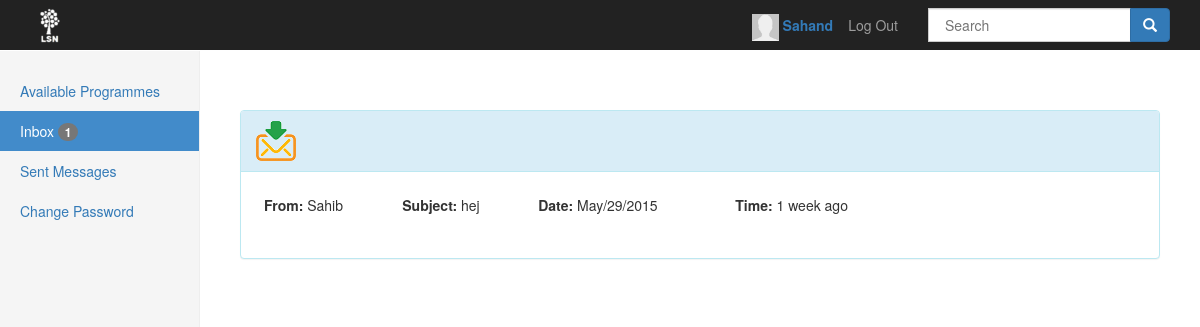
Page /Feed/index.php?Inbox&id=46 (signed in) on the committed database.
### tables this page shows
CREATE TABLE IF NOT EXISTS `messages` (
  `MsgId` int(11) NOT NULL AUTO_INCREMENT,
  `FromName` varchar(32) NOT NULL,
  `Subject` varchar(255) NOT NULL,
  `Date` varchar(32) NOT NULL,
  `Time` int(11) NOT NULL,
  `Messages` text NOT NULL,
  `Open` int(11) NOT NULL,
  `UserId` int(11) NOT NULL,
  `NEWMSGID` int(11) DEFAULT NULL,
  PRIMARY KEY (`MsgId`),
  KEY `MsgId` (`MsgId`)
);

### Feed/Model/LoginModel.php (called while the page is built, shortened)
<?php
class LoginModel{
    public function getId()
    {
        return $_SESSION['id'];
    }
}

### Feed/Model/Dao/MessagesRepository.php (called while the page is built, shortened)
<?php
require_once('Model/Dao/Repository.php');
require_once('Model/MessageModel.php');
 class MessagesRepository extends Repository
 {
	private static $MsgId  = "MsgId";
	private static $FromName = "FromName";
	private static $UserId = "UserId";
	private static $Subject = "Subject";
	private static $Date = "Date";
	private static $Time = "Time";
	private static $Messages = "Messages";
	private static $Open = "Open";
	private $db;
	private $table;
	public function __construct() {
		$this->table = "messages";
		$this->db = $this->connection();
	}
 	public function GetMessagesForUser($userId) {
		try
		{
			$array = array();
			$sql = "SELECT * FROM $this->table  WHERE ".self::$UserId."= ? ORDER BY " . self::$MsgId . " DESC LIMIT 0,6";
			$query = $this->db->prepare($sql);
			$params = array($userId);
			$query->execute($params);
			$results = $query->fetchAll();
 			if ($results) {
 			  foreach($results as $result) {
					$array[] = new MessageModel($result[self::$MsgId],$result[self::$FromName],$result[self::$Subject],$result[self::$Date],$result[self::$Time],$result[self::$Messages],$result[self::$Open],$result[self::$UserId]);
			  }
			  return $array;
 			}
			return NULL;
		}
		catch (PDOException $e)
		{
			header("Location: /". Settings::$ROOT_PATH . "/error.html");
			die('An unknown error has happened');
		}
	}
 	public function getIfOpenOrNot($userId) {
 		try
		{
			$sql = "SELECT * FROM $this->table WHERE ".self::$UserId."= ?";
			$query = $this->db->prepare($sql);
			$params = array($userId);
			$query->execute($params);
			$results = $query->fetchAll();
 			if ($results) {
 				$counter = 0;
 			  foreach($results as $result) {
 					if ($result[self::$Open] == 0) {
						$counter++;
					}
			  }
					return $counter;
 			}
 			return NULL;
		}
		catch (PDOException $e)
		{
			header("Location: /". Settings::$ROOT_PATH . "/error.html");
			die('An unknown error has happened');
		}
 	}
 }

### Feed/Model/Dao/Repository.php (called while the page is built, shortened)
<?php
abstract class Repository
{
	protected $dbConnection;
    protected function connection()
    {
	    try
	    {
	    	if ($this->dbConnection == null)
	    	{
	            $this->dbConnection = new PDO(Settings::$DB_CONNECTION, Settings::$DB_USERNAME, Settings::$DB_PASSWORD);
		        $this->dbConnection->setAttribute(PDO::ATTR_ERRMODE, PDO::ERRMODE_EXCEPTION);
		        return $this->dbConnection;
	    	}
		}
		catch (Exception $e)
		{
			error_log($e->getMessage() . "\n", 3, Settings::$ERROR_LOG);
	    	if (Settings::$DO_DEBUG)
	    	{
	        	throw $e;
	        }
	        else
	        {
	        	header("Location: /". Settings::$ROOT_PATH . "/error.html");
				die('An unknown error has happened');
	        }
		}
  	}
}

### Feed/Controller/MasterController.php (called while the page is built, shortened)
<?php
require_once("Model/LoginModel.php");
require_once("View/BaseView.php");
require_once('View/ProfileView.php');
require_once("View/InboxView.php");
require_once('Model/Messages.php');
require_once('Model/Dao/MessagesRepository.php');
class MasterController extends Navigation
{
	private $loginController;
    private $model;
    private $forgetPasswordView;
    private $userRepository;
    private $emailExp;
    private $inboxView;
    private $programView;
	function __construct()
	{
      	$this->userRepository = new UserRepository();
      	$this->messageRepository = new MessagesRepository();
      	$this->messages = new Messages();
      	$this->model = new LoginModel();
		$this->forgetPasswordView = new ForgetPasswordView();
		$this->htmlView = new HTMLView();
		$this->resetPassword = new ResetPasswordView();
		$this->changePasswordView = new ChangePasswordView();
		$this->inboxView = new InboxView($this->model,$this->messages,$this->htmlView,$this->userRepository,$this->messageRepository);
      	$this->programView = new ProgramView($this->model,$this->messageRepository);
      	$this->loginController = new LoginController();
      	$this->emailExp = "/^[a-z0-9\å\ä\ö._-]+@[a-z0-9\å\ä\ö.-]+\.[a-z]{2,6}$/i";
	}
		public function doControll()
		{
			try
			{
			    if ($this->forgetPasswordView->pressSubmitToSend() && !$this->resetPassword->issetCode())
				{
					if (!preg_match($this->emailExp, $this->getEmail()))
					{
						$msgId = 22;
    				    $this->loginMessage = new LoginMessage($msgId);
		                $message = $this->loginMessage->getMessage();
		                $this->forgetPasswordView->setMessage($message);
		                return  $this->forgetPasswordView->showForgetPasswordPage();
					}
					else
					{
						$userEmail = $this->userRepository->getEmailForResetPassword($this->getEmail());
					  if($userEmail != ""){
						if($this->getEmail() == $userEmail->getEmail()) {
							$date = date('Y-m-d H:i:s');
							$this->code = rand(10000,1000000);
							$to = $userEmail->getEmail();
							$subject = "LSN/ Forgot password";
							$message = "Hej!
							(Det här meddelandet går inte att svara på).
							OBS// Länken är endast aktiv i 20 minuter.
							För att ändra lösenordet klicka på länken nedan:
							http://www.sahibsahib.com/LSN/Feed/?gjaQwrA=$this->code&kjAmsdNg";
							$headers = 'From: LSN@sahibsahib.com' . "\r\n" .
									   'X-Mailer: PHP/' . phpversion();
							$this->userRepository->resetPassword($this->code,$this->getEmail());
							$this->userRepository->resetPasswordTime($date,$this->getEmail());
							if (mail($to, $subject, $message,$headers))
							{
								$msgId = 42;
								$this->loginMessage = new LoginMessage($msgId);
				                $message = $this->loginMessage->getMessage();
				                $this->forgetPasswordView->setMessage($message);
				                return  $this->forgetPasswordView->showForgetPasswordPage();
							 }
							}
					}
					else
						  {
								$msgId = 42;
								$this->loginMessage = new LoginMessage($msgId);
				                $message = $this->loginMessage->getMessage();
				                $this->forgetPasswordView->setMessage($message);
				                return  $this->forgetPasswordView->showForgetPasswordPage();
						}
					 }
	            }
	             else if ($this->loginController->isAuthenticated() && $this->inboxView->didUserPressToInbox())
	             {
	            			if ($this->inboxView->getId() == $this->model->getId()) {
	            				 return $this->inboxView->rednerInbox();
	            			}
	            			else
	            			{
	            				return $this->inboxView->redirectToErrorPage();
	            			}
	            }
			}
			catch (Exception $e)
			{
				error_log($e->getMessage() . "\n", 3, Settings::$ERROR_LOG);
            	if (Settings::$DO_DEBUG)
            	{
                	throw $e;
                }
                else
                {
                	return $this->inboxView->redirectToErrorPage();
                }
			}
	}
}

### Feed/index.php (called while the page is built, shortened)
<?php
require_once('Controller/MasterController.php');
require_once("View/BaseView.php");
try
{
	$masterController = new MasterController();
	$html = $masterController->doControll();
}
catch (Exception $e)
{
	error_log($e->getMessage() . "\n", 3, Settings::$ERROR_LOG);
	if (Settings::$DO_DEBUG)
	{
		throw $e;
	}
}
?>

### Feed/Model/Messages.php (called while the page is built, shortened)
<?php
	require_once('Model/Dao/MessagesRepository.php');
 	class Messages {
 		private $messagesRepository;
 		public function __construct() {
 			$this->messagesRepository = new MessagesRepository();
 		}
 		public function getMsgForUser($userId) {
			return $this->messagesRepository->GetMessagesForUser($userId);
		}
 	}

### Feed/Model/MessageModel.php (called while the page is built, shortened)
<?php
	class MessageModel {
		private $MsgId;
		private  $FromName;
		private  $Subject;
		private  $Date;
		private  $Time;
		private  $Open;
		public function __construct($MsgId, $FromName, $Subject, $Date, $Time, $Messages, $Open, $userid) {
			$this->MsgId = $MsgId;
			$this->FromName = $FromName;
			$this->Subject = $Subject;
			$this->Date = $Date;
			$this->Time = $Time;
			$this->Open = $Open;
		}
		public function getMsgId() {
			return $this->MsgId;
		}
		public function getFromName() {
			return $this->FromName;
		}
		public function getSubject() {
			return $this->Subject;
		}
		public function getDate() {
			return $this->Date;
		}
		public function getTime() {
			return $this->Time;
		}
		public function getOpen() {
			return $this->Open;
		}
	}

### Feed/helper/time.php (called while the page is built, shortened)
<?php
function time_passed($timestamp){
    $timestamp      = (int) $timestamp;
    $current_time   = time();
    $diff           = $current_time - $timestamp;
    $intervals      = array (
        'year' => 31556926, 'month' => 2629744, 'week' => 604800, 'day' => 86400, 'hour' => 3600, 'minute'=> 60
    );
    if ($diff >= $intervals['week'] && $diff < $intervals['month'])
    {
        $diff = floor($diff/$intervals['week']);
        return $diff == 1 ? $diff . ' week ago' : $diff . ' weeks ago';
    }
}
?>

### Feed/View/InboxView.php (the view, shortened to what this page needs)
<?php
	require_once('View/BaseView.php');
	require_once('helper/time.php');
	class InboxView extends BaseView
	{
		  private $messages;
		  protected $loginModel;
		  private $messagesRepository;
		public function __construct(LoginModel $model,Messages $messages,HTMLView $mainView,UserRepository $userRepository,MessagesRepository $messagesRepository)
		{
		    $this->messages = $messages;
		    $this->loginModel = $model;
		    $this->messagesRepository = $messagesRepository;
		}
		public function InboxHTML() {
			    $inboxes = $this->messages->getMsgForUser($this->loginModel->getId());
			    $html = $this->cssView("Inbox");
			    $open = $this->messagesRepository->getIfOpenOrNot($this->loginModel->getId());
		                  if ($open != null) {
		                       if ($open == 1) {
                         $html .= '<li class="active"><a name="Inbox" href="?' . $this->inboxLocation ."&".$this->id."=".$this->loginModel->getId().'">Inbox <span class="badge">1</span></a></li>';
                       }
                       else {
                           $html .= '<li class="active"><a name="Inbox" href="?' . $this->inboxLocation ."&".$this->id."=".$this->loginModel->getId().'">Inbox  <span class="badge">' . $open . '</span></a></li>';
                       }
		                  }
		                  else {
		                      $html .= '<li class="active"><a name="Inbox" href="?' . $this->inboxLocation ."&".$this->id."=".$this->loginModel->getId().'">Inbox</a></li><span class="sr-only">(current)</span></a></li>';
		                  }
		              $html .= '<li><a name="Inbox" href="?' . $this->sendLocation ."&".$this->id."=".$this->loginModel->getId().'">Sent Messages</a></li>'.
		              '<li><a href="?' . $this->changePasswordLocation . '">Change Password</span></a></li>
		              </ul>
		            </div>';
		            $html .= '<div class="col-sm-9 col-sm-offset-3 col-md-10 col-md-offset-2 main">
		            ' . $this->message . '';
				$html .= '</br>'.
					'<script type="text/javascript" src="js/jquery.js"></script>'.
					'<script type="text/javascript" src="js/LoadMoreMessages.js"></script>'.
					'<script type="text/javascript">var user_id = ' . $this->getId() . ';</script>' .
					'<script type="text/javascript" src="js/inboxJS.js"></script>'.
					'</br>';
			$html .=
					'<div id="msg">';
					if ($inboxes != null) {
						foreach ($inboxes as $inbox) {
							if ($inbox->getOpen() == 0) {
							$open = '<img src="View/DefaultImages/msg.png" alt="NotOpened" title="NotOpened" />';
							}
							else {
								$open ='<img src="View/DefaultImages/new.png" alt="Opened" title="Opened" />';
							}
						    $html .=
								'<div id="msg'.$inbox->getMsgId().'" class="msg">'.
								'<div class="panel panel-info">
           						 <div class="panel-heading">
           					   <h3 class="panel-title"><a href="?'.$this->msgLocation.'&'.$this->id.'='.$inbox->getMsgId().'">'.$open.'</a></h3>
          					  </div>
          					  <div class="panel-body">
          					    <div class="row">
			                <div class=" col-md-9 col-lg-9 ">
			                  <table class="table table-user-information">
			                    <tbody style ="word-break: break-all;">
			                      <tr><td><strong >From: </strong> '.BaseView::escape($inbox->getFromName()).'</td>'.
								'<td><strong>Subject: </strong> '.BaseView::escape($inbox->getSubject()).'</td>'.
								'<td><strong>Date: </strong> '.BaseView::escape($inbox->getDate()).'</td>'.
								'<td><strong>Time: </strong> '.time_passed($inbox->getTime()).'</td>'.
								'</tr>
			                    </tbody>
			                  </table>
			                </div>
			                </div>
			              </div>
			            </div>'.
					'</div>';
						}
					}
					else
					{
						$html .= '<div id="msg">'.
								 '<h3>There is no message right now!</h3>'.
								 '</div">';
					}
			     $html .= '</div><p id="loader"><img src="View/DefaultImages/ajax-loader.gif"></p>
<script src="js/jquery.min.js"></script>
          <script src="js/bootstrap.min.js"></script>
          <script src="js/ie10-viewport-bug-workaround.js"></script>
			      </body>
			    </html>';
			return $html;
		}
		public function rednerInbox() {
			return $this->InboxHTML();
		}
	}

### Feed/css/customCss.css (style rules this page uses)
.table-user-information > tbody > tr { border-top: 1px solid rgb(221, 221, 221); }
.table-user-information > tbody > tr:first-child { border-top: 0; }
.table-user-information > tbody > tr > td { border-top: 0; }
body { padding-top: 50px; padding-bottom: 20px; }
.nav-sidebar > li > a { padding-right: 20px; padding-left: 20px; }
.nav-sidebar > .active > a, .nav-sidebar > .active > a:hover, .nav-sidebar > .active > a:focus { color: #fff; background-color: #428bca; }
.main { padding: 20px; }
@media (min-width: 768px) { .main { padding-right: 40px; padding-left: 40px; } }

### rows in the picture
messages: Open 0 (drawn), FromName "Sahib", Subject "hej", Date "May/29/2015", Time "1 week ago"

### other values in the picture
$username "Sahand"
